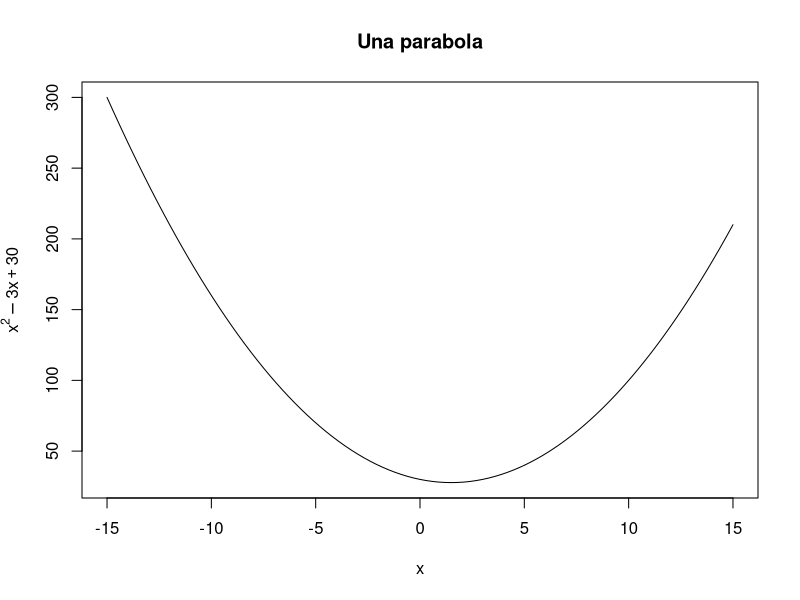
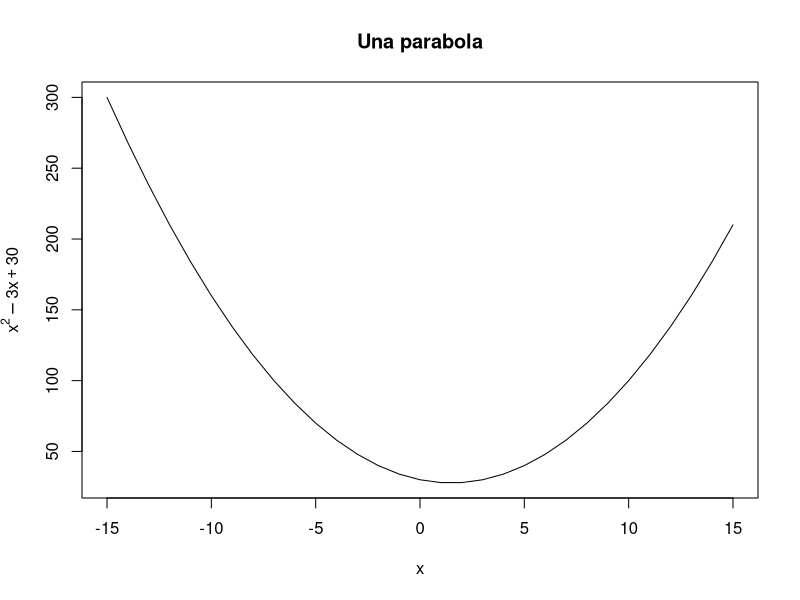
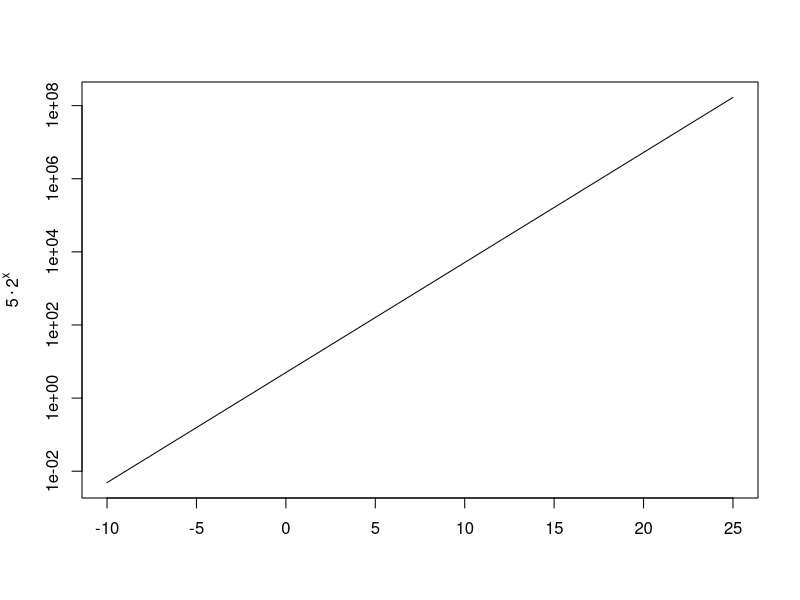
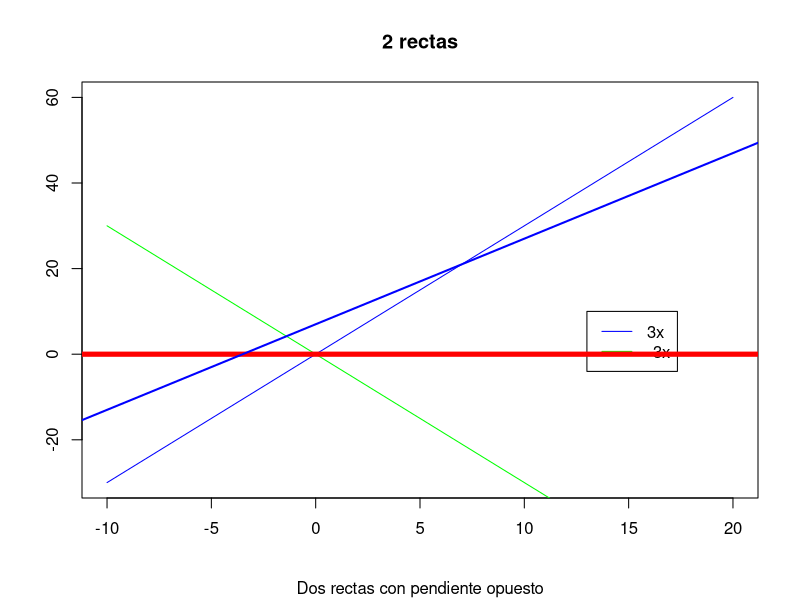

Here is the R script that generated these plots, in order:
# Pregunta 1
print('Pregunta 1')
curve(x^2-3*x+30, -15, 15, main = "Una parabola",xlab =expression(x), ylab =expression(y = x^2-3*x+30))

#Pregunta 2
print('Pregunta 2')
f =function(x){ x^2-3*x+30}
I =c(-15:15)
plot(I,f(I), type = "l",  main = "Una parabola",xlab =expression(x), ylab =expression(y = x^2-3*x+30))

# Pregunta 3
print('Pregunta 3')
curve(5*2^x, -10, 25, log = "y", ylab =expression(y = 5%.%2^x), xlab = "")

# Pregunta 4
print('Pregunta 4')
curve(3*x, -10, 20, xlab = "", ylab = "",col = "blue", main = "2 rectas", sub = "Dos rectas con pendiente opuesto")
curve(-3*x, col = "green", add = TRUE)
legend(13, 10, legend =c("3x","-3x"), lty =c(1, 1), col =c("blue", "green"))

#Pregunta 5
print('Pregunta 5')
abline(h = 0, col = "red", lwd = 5)

# Pregunta 6
print('Pregunta 6')
abline(7, 2, col = "blue", lwd = 2)
